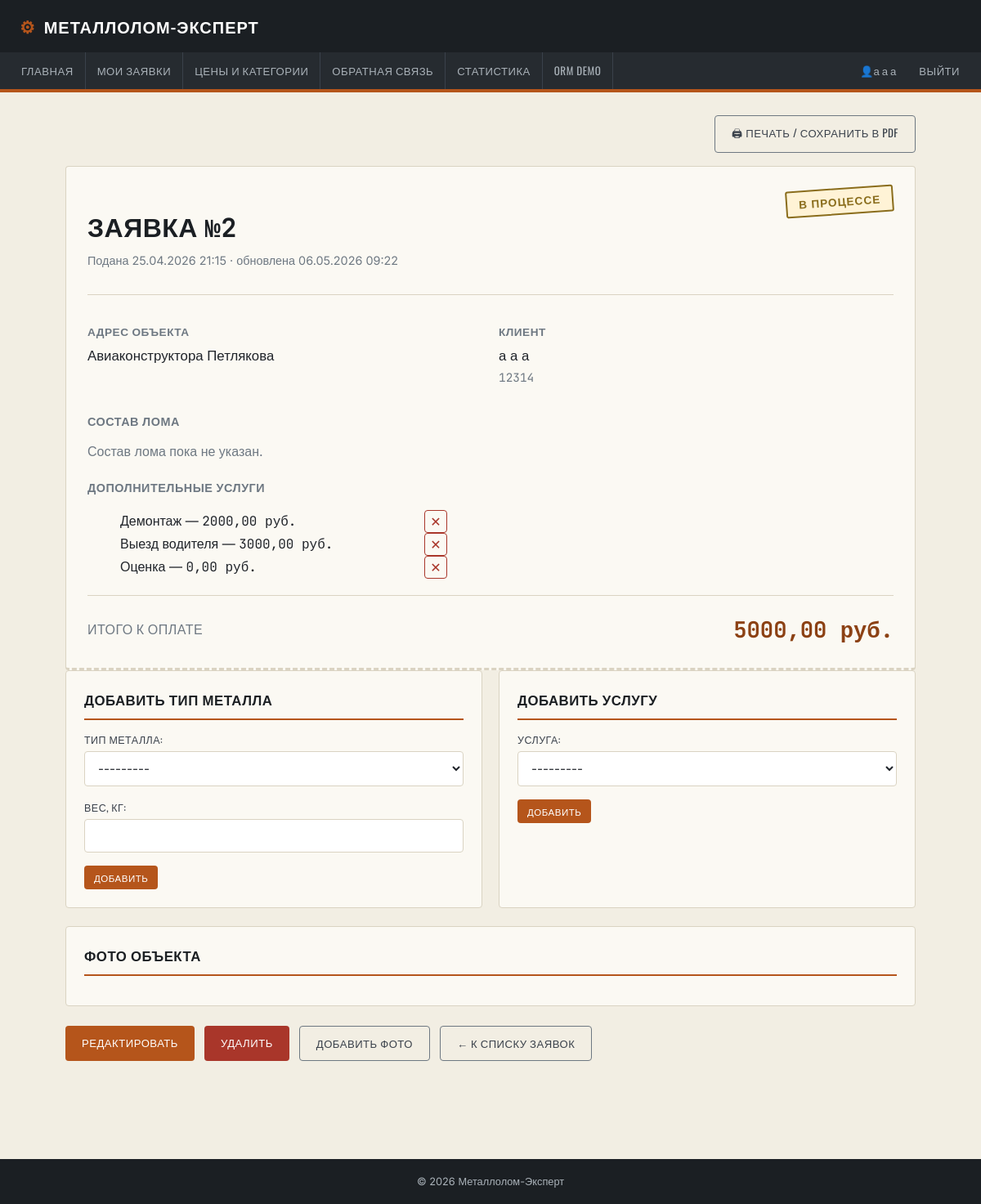
The page /requests/2/ (signed in) on the database its author committed.
### met/models.py (models this page shows, shortened)
class User(models.Model):
    id = models.AutoField(primary_key=True)
    fio = models.CharField(max_length=255, verbose_name='ФИО')
    phone = models.CharField(max_length=12, unique=True, verbose_name='Номер телефона')
    password_hash = models.CharField(max_length=255, verbose_name='Пароль')
    role_id = models.ForeignKey(Role, on_delete=models.PROTECT, verbose_name='Роль')
    created_at = models.DateTimeField(auto_now_add=True, verbose_name='Дата создания пользователя')
    updated_at = models.DateTimeField(auto_now=True, verbose_name='Время обновления пользователя')
    objects = models.Manager()
    class Meta:
        verbose_name = 'Пользователь'
        verbose_name_plural = 'Пользователи'

class Request(models.Model):
    statuses = [
        ('new', 'Новая'),
        ('in_progress', 'В процессе'),
        ('completed', 'Завершена'),
        ('cancelled', 'Отменена')
    ]
    id = models.AutoField(primary_key=True)
    user_id = models.ForeignKey(User, on_delete=models.PROTECT, related_name='requests', verbose_name='ID пользователя')
    address = models.CharField(max_length=255, verbose_name='Адрес клиента')
    status = models.CharField(max_length=255, choices=statuses, default='new', verbose_name='Статус заказа')
    total_sum = models.DecimalField(max_digits=12, decimal_places=2, default=0, verbose_name='Итоговая сумма')
    created_at = models.DateTimeField(default=timezone.now, verbose_name='Время подачи заявки')
    updated_at = models.DateTimeField(auto_now=True, verbose_name='Время смены статуса заказа')
    history = HistoricalRecords()
    objects = models.Manager()
    new_requests = NewRequestManager()
    scrap_types = models.ManyToManyField(ScrapType, through='RequestItem', verbose_name="Компоненты лома")
    act_document = models.FileField(
        upload_to='acts/',
        null=True, blank=True,
        verbose_name='Акт приёма-передачи'
    )
    class Meta:
        verbose_name = 'Заявка'
        verbose_name_plural = 'Заявки'
        ordering = ['-created_at']

class Request_services(models.Model):
    id = models.AutoField(primary_key=True)
    request_id = models.ForeignKey(Request, on_delete=models.CASCADE, verbose_name='ID запроса')
    services_id = models.ForeignKey(Service, on_delete=models.CASCADE, verbose_name='ID услуги')
    class Meta:
        verbose_name = 'Услуга в заявке'
        verbose_name_plural = 'Услуги в заявке'

class Service(models.Model):
    id = models.AutoField(primary_key=True)
    service_name = models.CharField(max_length=255, verbose_name='Название услуги')
    base_price = models.DecimalField(max_digits=12, decimal_places=2, verbose_name='Цена услуги')
    def __str__(self):
        return f" {self.service_name} - {self.base_price}"
    class Meta:
        verbose_name = 'Услуга'
        verbose_name_plural = 'Услуги'

### met/views.py (the view, shortened to what this page needs)
# urls.py: path('requests/<int:pk>/', views.request_detail, name='request_detail'),
def request_detail(request, pk):
    obj = get_object_or_404(Request, pk=pk)
    current_user = _get_current_user(request)
    if not current_user:
        messages.error(request, "Войдите, чтобы посмотреть заявку.")
        return redirect('login')
    if not _is_manager(current_user) and obj.user_id_id != current_user.id:
        messages.error(request, "У вас нет доступа к этой заявке.")
        return redirect('request_list')
    item_form = RequestItemForm()
    service_form = RequestServiceForm()
    return render(request, 'request_detail.html', {
        'request_obj': obj,
        'item_form': item_form,
        'service_form': service_form,
        'status_choices': Request.statuses,
    })

### met/forms.py
class RequestItemForm(forms.ModelForm):
    class Meta:
        model = RequestItem
        fields = ['scrap_type', 'weight']
        labels = {'scrap_type': 'Тип металла', 'weight': 'Вес, кг'}

class RequestServiceForm(forms.ModelForm):
    class Meta:
        model = Request_services
        fields = ['services_id']
        labels = {'services_id': 'Услуга'}

### met/context_processors.py (called while the page is built)
def session_user(request):
    user_id = request.session.get('user_id')
    if not user_id:
        return {'current_user': None}
    try:
        current_user = User.objects.select_related('role_id').get(pk=user_id)
    except User.DoesNotExist:
        current_user = None
    return {'current_user': current_user}

### met/models.py (called while the page is built)
    def __str__(self):
        return self.title

### met/views.py (called while the page is built)
def _get_current_user(request):
    user_id = request.session.get('user_id')
    if not user_id:
        return None
    return User.objects.select_related('role_id').filter(pk=user_id).first()

def _is_manager(user):
    return user is not None and user.role_id and 'менеджер' in user.role_id.name.lower()

### met/templates/request_detail.html (shortened to what this page needs)
{% extends "base.html" %}
{% block content %}
<div class="no-print" style="margin-bottom:16px; display:flex; justify-content:flex-end;">
    <button type="button" class="btn btn-secondary" onclick="window.print()">🖨 Печать / Сохранить в PDF</button>
</div>
<div class="ticket">
    <div style="display:flex; justify-content:space-between; align-items:flex-start; flex-wrap:wrap; gap:14px;">
        <div>
            <h1 style="margin-bottom:4px;">Заявка <span class="mono">№{{ request_obj.id }}</span></h1>
            <p style="color:var(--steel-500); font-size:.9rem;">
                Подана {{ request_obj.created_at|date:"d.m.Y H:i" }} &middot;
                обновлена {{ request_obj.updated_at|date:"d.m.Y H:i" }}
            </p>
        </div>
        <span class="stamp badge-{{ request_obj.status }}" style="color:
            {% if request_obj.status == 'completed' %}var(--safety-green)
            {% elif request_obj.status == 'cancelled' %}var(--hazard-red)
            {% elif request_obj.status == 'in_progress' %}#8a6d1c
            {% else %}var(--steel-700){% endif %};">
            {{ request_obj.get_status_display }}
        </span>
    </div>
    <hr style="border:none; border-top:1px solid var(--paper-line); margin:20px 0;">
    <div class="widgets-grid" style="margin-bottom:20px;">
        <div>
            <h3 style="font-size:.85rem; color:var(--steel-500); margin-bottom:6px;">Адрес объекта</h3>
            <p style="font-size:1.05rem;">{{ request_obj.address }}</p>
        </div>
        <div>
            <h3 style="font-size:.85rem; color:var(--steel-500); margin-bottom:6px;">Клиент</h3>
            <p style="font-size:1.05rem;">
                {{ request_obj.user_id.fio }}<br>
                <span class="mono" style="color:var(--steel-500); font-size:.9rem;">{{ request_obj.user_id.phone }}</span>
            </p>
        </div>
    </div>
    <h3 style="font-size:.9rem; color:var(--steel-500);">Состав лома</h3>
    {% with items=request_obj.requestitem_set.all %}
    {% if items %}
        <table class="data-table">
            <tr>
                <th>Тип металла</th>
                <th>Вес, кг</th>
                <th>Цена/кг</th>
                <th>Сумма</th>
                <th class="no-print"></th>
            </tr>
            {% for item in items %}
            <tr>
                <td>{{ item.scrap_type.title }}</td>
                <td class="mono">{{ item.weight }}</td>
                <td class="mono">{{ item.scrap_type.price_per_kg }} руб.</td>
                <td class="mono">{{ item.subtotal|floatformat:2 }} руб.</td>
                <td class="no-print" style="text-align:right;">
                    <form method="post" action="{% url 'request_item_delete' request_obj.pk item.pk %}" onsubmit="return confirm('Удалить позицию?');" style="display:inline;">
                        {% csrf_token %}
                        <button type="submit" class="btn-icon" title="Удалить позицию">✕</button>
                    </form>
                </td>
            </tr>
            {% endfor %}
        </table>
    {% else %}
        <p style="color:var(--steel-500);">Состав лома пока не указан.</p>
    {% endif %}
    {% endwith %}
    {% with services=request_obj.request_services_set.all %}
    {% if services %}
        <h3 style="font-size:.9rem; color:var(--steel-500); margin-top:20px;">Дополнительные услуги</h3>
        <ul>
            {% for rs in services %}
                <li style="display:flex; justify-content:space-between; align-items:center; max-width:400px;">
                    <span>{{ rs.services_id.service_name }} — <span class="mono">{{ rs.services_id.base_price }} руб.</span></span>
                    <form method="post" action="{% url 'request_service_delete' request_obj.pk rs.pk %}" onsubmit="return confirm('Удалить услугу?');" class="no-print" style="display:inline;">
                        <button type="submit" class="btn-icon" title="Удалить услугу">✕</button>
                    </form>
                </li>
            {% endfor %}
        </ul>
    {% endif %}
    {% endwith %}
    <hr style="border:none; border-top:1px solid var(--paper-line); margin:20px 0;">
    <div style="display:flex; justify-content:space-between; align-items:center; flex-wrap:wrap; gap:10px;">
        <span style="font-family:'Oswald',sans-serif; text-transform:uppercase; letter-spacing:.5px; color:var(--steel-500);">Итого к оплате</span>
        <span class="total-line">{{ request_obj.total_sum|floatformat:2 }} руб.</span>
    </div>
</div>
<div class="widgets-grid no-print">
    <div class="card">
        <h2>Добавить тип металла</h2>
        <form method="post">
            {% for field in item_form %}
                <div class="form-field">
                    {{ field.label_tag }}
                    {{ field }}
                </div>
            {% endfor %}
            <button type="submit" name="add_item" class="btn btn-sm">Добавить</button>
        </form>
    </div>
    <div class="card">
        <h2>Добавить услугу</h2>
        <form method="post">
            {% for field in service_form %}
                <div class="form-field">
                    {{ field.label_tag }}
                    {{ field }}
                </div>
            {% endfor %}
            <button type="submit" name="add_service" class="btn btn-sm">Добавить</button>
        </form>
    </div>
</div>
{% with photos=request_obj.requestphoto_set.all %}
{% if photos %}
<div class="card">
    <h2>Фото объекта</h2>
</div>
{% endif %}
{% endwith %}
<div class="no-print" style="display:flex; gap:12px; margin-top:24px; flex-wrap:wrap;">
    <a href="{% url 'request_edit' request_obj.pk %}" class="btn">Редактировать</a>
    <a href="{% url 'request_delete' request_obj.pk %}" class="btn btn-danger">Удалить</a>
    <a href="{% url 'request_photo_upload' request_obj.pk %}" class="btn btn-secondary">Добавить фото</a>
    <a href="{% url 'request_list' %}" class="btn btn-secondary">← К списку заявок</a>
</div>
{% endblock %}

### met/templates/base.html (shortened to what this page needs)
<!DOCTYPE html>
<html lang="ru">
<head>
</head>
<body>
<header class="site-header" role="banner">
    <div class="brand"><span class="gear" aria-hidden="true">⚙</span> Металлолом-Эксперт</div>
    <nav class="toolbar" aria-label="Основная навигация">
        <a href="{% url 'home' %}">Главная</a>
        {% if current_user %}
            <a href="{% url 'request_list' %}">{% if current_user.role_id.name|lower == 'менеджер' %}Все заявки{% else %}Мои заявки{% endif %}</a>
        {% endif %}
        <a href="{% url 'category_list' %}">Цены и категории</a>
        <a href="{% url 'feedback' %}">Обратная связь</a>
        {% if current_user %}
            <a href="{% url 'dashboard' %}">Статистика</a>
        {% endif %}
        <a href="{% url 'orm_demo' %}">ORM demo</a>
        {% if current_user %}
            <span style="margin-left:auto; color:var(--steel-300); font-family:'Oswald',sans-serif; font-size:.82rem; padding:12px 14px; display:flex; align-items:center;">
                <span aria-hidden="true">👤</span> <span class="sr-only">Вы вошли как</span> {{ current_user.fio }}
            </span>
            <a href="{% url 'logout' %}">Выйти</a>
        {% else %}
            <a href="{% url 'register' %}" style="margin-left:auto;">Регистрация</a>
            <a href="{% url 'login' %}">Вход</a>
        {% endif %}
    </nav>
</header>
<main id="main-content" tabindex="-1">
    {% block content %}{% endblock %}
</main>
<footer role="contentinfo">&copy; 2026 Металлолом-Эксперт</footer>
</body>
</html>

### met/templates/base.html (style rules this page uses)
:root { --steel-900:#1B1F23; --steel-800:#262B30; --steel-700:#3A414B; --steel-500:#6E7882; --steel-300:#AAB2B9; --paper:#F2EEE3; --paper-card:#FBF9F3; --paper-line:#DAD3C2; --copper:#B5551B; --copper-dark:#8C4114; --brass:#C9A227; --safety-green:#2F7A1F; --hazard-red:#A9362A; --ink:#20242A; --radius:4px; }
* { box-sizing:border-box; }
body { margin:0;font-family:'Inter',sans-serif;background:var(--paper);color:var(--ink);line-height:1.55; }
h1,h2,h3 { font-family:'Oswald',sans-serif;text-transform:uppercase;letter-spacing:.5px;color:var(--steel-900); }
a { color:var(--copper-dark); }
p { margin:0 0 10px; }
.site-header { background:var(--steel-900);border-bottom:4px solid var(--copper); }
.brand { font-family:'Oswald',sans-serif;font-weight:700;text-transform:uppercase;letter-spacing:1px; font-size:1.25rem;color:#fff;padding:16px 24px;display:flex;align-items:center;gap:10px; }
.brand .gear { color:var(--copper);font-size:1.3rem; }
nav.toolbar { display:flex;flex-wrap:wrap;background:var(--steel-800);padding:0 12px; }
nav.toolbar a { color:var(--steel-300);text-decoration:none;font-family:'Oswald',sans-serif; font-size:.82rem;letter-spacing:.5px;text-transform:uppercase;padding:12px 14px; border-right:1px solid var(--steel-700);transition:background .15s,color .15s; }
nav.toolbar a:last-child { border-right:none; }
main { max-width:1080px;margin:0 auto;padding:28px 20px 60px; }
footer { background:var(--steel-900);color:var(--steel-300);text-align:center;padding:18px;font-size:.8rem;margin-top:60px; }
.btn { display:inline-block;font-family:'Oswald',sans-serif;text-transform:uppercase;letter-spacing:.5px; font-size:.82rem;padding:10px 20px;border-radius:var(--radius);border:none;cursor:pointer; text-decoration:none;background:var(--copper);color:#fff;transition:background .15s; }
.btn-secondary { background:transparent;color:var(--steel-700);border:1px solid var(--steel-500); }
.btn-danger { background:var(--hazard-red); }
.btn-sm { padding:6px 12px;font-size:.72rem; }
.card { background:var(--paper-card);border:1px solid var(--paper-line);border-radius:var(--radius); padding:22px;margin-bottom:22px; }
.card h2 { margin-top:0;border-bottom:2px solid var(--copper);padding-bottom:10px;font-size:1.05rem; }
.form-field { margin-bottom:16px; }
.form-field label { display:block;font-family:'Oswald',sans-serif;text-transform:uppercase; font-size:.78rem;letter-spacing:.5px;color:var(--steel-700);margin-bottom:5px; }
input[type=text],input[type=password],input[type=number],input[type=url],input[type=file], textarea,select { width:100%;padding:10px 12px;border:1px solid var(--paper-line);border-radius:var(--radius); font-family:'Inter',sans-serif;font-size:.95rem;background:#fff;color:var(--ink); }
.badge-in_progress { background:#fff3d6;color:#8a6d1c;border-color:var(--brass); }
.btn-icon { display:inline-flex; align-items:center; justify-content:center; width:28px; height:28px; padding:0; border-radius:var(--radius); border:1px solid var(--hazard-red); background:transparent; color:var(--hazard-red); font-family:'Inter',sans-serif; font-size:1rem; line-height:1; cursor:pointer; transition:background .15s, color .15s; }
.ticket { background:var(--paper-card);border:1px solid var(--paper-line);border-radius:var(--radius); padding:26px;border-bottom:3px dashed var(--paper-line); }
.stamp { display:inline-block;transform:rotate(-4deg);border:2px solid currentColor;padding:4px 14px; font-family:'Oswald',sans-serif;text-transform:uppercase;letter-spacing:1px;font-weight:700; font-size:.85rem;border-radius:3px; }
.mono { font-family:'JetBrains Mono',monospace; }
.total-line { font-family:'JetBrains Mono',monospace;font-size:1.7rem;font-weight:700;color:var(--copper-dark); }
.widgets-grid { display:grid;grid-template-columns:repeat(auto-fit,minmax(240px,1fr));gap:20px; }

### rows shown on the page
User: fio "а а а"
Request: id "2", created_at "25.04.2026 21:15", updated_at "06.05.2026 09:22", status "В ПРОЦЕССЕ", address "Авиаконструктора Петлякова", user_id.fio "а а а", user_id.phone "12314", total_sum "5000,00"
Request_services: services_id.service_name "Демонтаж", services_id.base_price "2000,00"
Request_services: services_id.service_name "Выезд водителя", services_id.base_price "3000,00"
Request_services: services_id.service_name "Оценка", services_id.base_price "0,00"

### other values the page prints
{{ field.label_tag }} "ТИП МЕТАЛЛА:" "ВЕС, КГ:"
{{ field.label_tag }} "УСЛУГА:"
